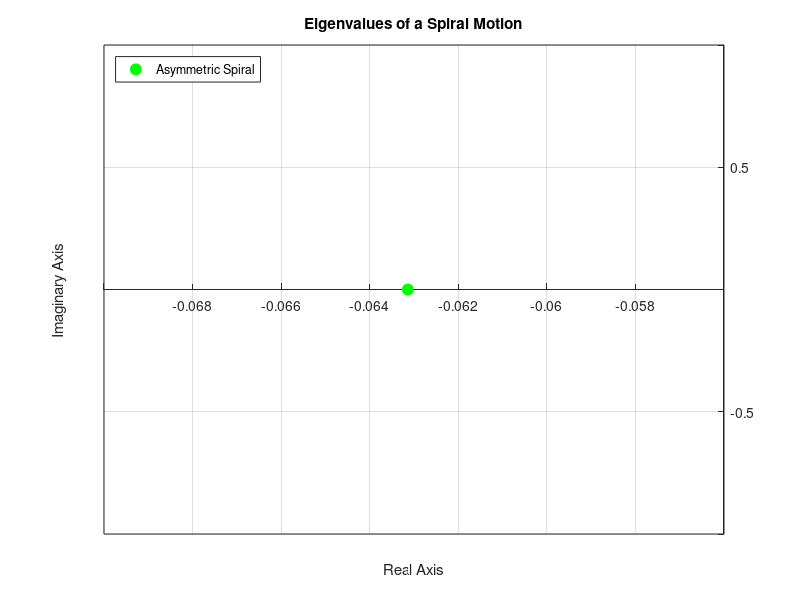
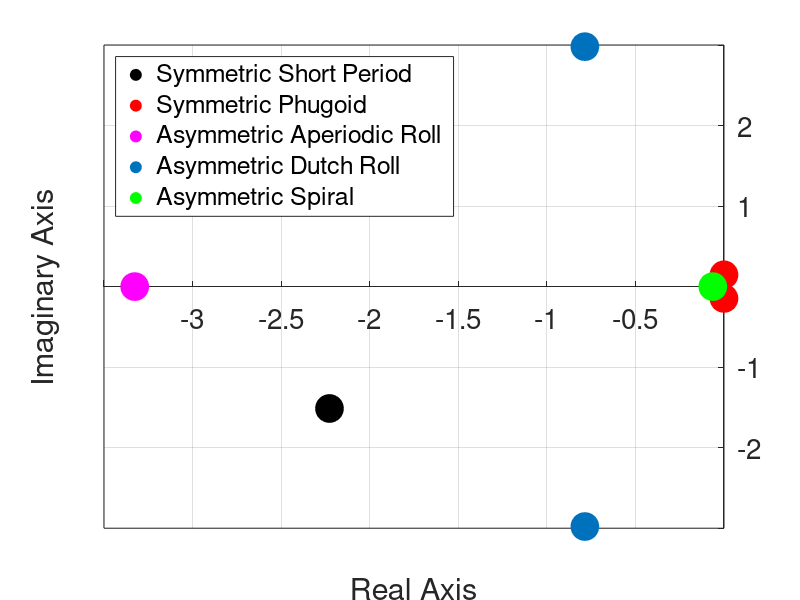

Source code (MATLAB) for these figures, in order:
clc; clear all; 
close all

%Sources used:
%Lectures Flight Dynamic// AE3212-I
%Airplane Design 1985, J.Roskam
%Flight Dynamics 2013, J.A. Mulder / W.H.J.J. van Staveren / J.C. van der Vaart / E. de Weerdt /
%C.C. de Visser / A.C. in �t Veld / E. Mooij

%%Inputs
%CRUISE CONDITIONS FOR ALL MANEUVERS 

% Ix = 55229.17/1.3; %Moment of inertia around x-axis [kg*m^2] ????
% Iy = Ix/2.; %Moment of inertia around y-axis [kg*m^2] ???? 4909
% Iz = 58139.42/1.3; %Moment of inertia around z-axis [kg*m^2] ????
% Ixz = 627.60; %Moment of inertia around xz-plane [kg*m^2] ????


Ix = 3111.17; %Moment of inertia around x-axis [kg*m^2] ????
Iy = 4169; %Moment of inertia around y-axis [kg*m^2] ???? 4909
Iz = 6452; %Moment of inertia around z-axis [kg*m^2] ????
Ixz = 400.60; %Moment of inertia around xz-plane [kg*m^2] ????
C_la= 6.78; %Lift curve slope, taken from data sheet provided by Martin dCl/dalpha[1/rad]  ????
S= 9.52; %Wing surface area [m^2] ???? STAN1
c= 1.036; %Mean aerodynamic chord [m] ???? STAN
b= 9.76; %Wing span [m]         % STAN ????
A = 10; %Aspect ratio [-]
g= 9.81; %Gravitational acceleration [m/s^2]
m = 1435. ;%mass [kg}
W = m*g; %Weight [N]
V = 92.6; %Cruise velocity  [m/s] 
C_L = 0.35;% Lift coefficient at 0 deg AoA and -2 deg incidence [-]
rho = 0.966632; %Density at 2400m altitude [kg/m^3]
C_D = 0.0294; %Drag coefficient of the aircraft [-]
T_p = 180000.; %Thrust of the propuslive system [N] , as taken from Vlado
T_c = T_p/(0.5*rho*V^2*S); %Thrust coefficient of the propulsive system [-]
% T_c = -C_D
mu_c=m./(rho*S*c); %Dimesional parameter for symmetric motion 
mu_b=m./(rho*S*b); %Dimesional parameter for asymmetric motion 
Kx2 = (Ix/(rho*S*b^3))/mu_b; % Non-dimesional moment of inertia around x axis [kg*m^2]
Ky2 = (Iy/(rho*S*c^3))/mu_c; % Non-dimenstional moment of inertia around y axis [kg*m^2]
Kz2 = (Iz/(rho*S*b^3))/mu_b; %Non-dimensional moment of inertia around z axis [kg*m^2]
Kxz = (Ixz/(rho*S*b^3))/mu_b;%Non-dimensional moment of inertia around in the xz plane [kg*m^2]
e = 0.82; %Assumed oswald efficiency factor
H = 2400; %Cruise altitude [m]
de_da = 0.378; %Total downwash gradient [-]
Sh = 2.3347; %Surface area of horizontal tail [m^2]
lh = 4.3; %Distance between the aerodynamic center of the wing and the aerodynamic center of the horizontal tail [m]
Vh_V = sqrt(0.85); % Velocity ratio of horizontal tail to wing [-]
C_nha = 5.69; %Lift curve slope of horizontal tail, extrapolated from data by Martin [-]

% % % Derivatives for symmetric flight OUR
alpha_0 = 1.03*pi/180;
i_p = -0.57*pi/180;
T_c = C_D
C_x0 = -C_D + T_c; %Coefficient of X-force in X-direction in equilibrium condition
C_z0 = -C_L - C_D*(alpha_0 + i_p); %Coefficient of Z-force in Z-direction in equilibrium condition
C_xu = -0.001; %-0.001 .  -0.0279; % Derivative of coefficient of X-force in X-direction with respect to velocity
C_zu =  -2.*C_L + C_D*(-(alpha_0 + i_p)); %-0.3762;% Derivative of coefficient of Z-force in Z-direction with respect to velocity
C_mu = 0.0;%0.0699; % Derivative of the pitching moment coefficient with respect to velocity
C_xa =  C_L*(1-(2.*C_la)/(pi*A*e)); %-0.4797; % Derivative of coefficient of X-force in X-direction with respect to angle of attack
C_za = -C_la - C_D; %-5.7434;% Derivative of coefficient of Z-force in Z-direction with respect to angle of attack
C_ma =  -0.37; %-0.66-0.5626; % Derivative of the pitching moment coefficient with respect to angle of attack, from data by Martin
C_zq = -2.*C_la/1.66*Vh_V^2*(Sh*lh)/(S*c)  ; %-5.6629; % Derivative of coefficient of Z-force in Z-direction with respect to pitching velocity
C_mq =   -1.15*C_la/1.66*Vh_V^2*(Sh*lh^2)/(S*c^2); %-8.7941; % Derivative of the pitching moment coefficient with respect to pitching velocity
% C_zq = C_mq*1.03/(1.1*lh)
C_zar = -C_la/1.66*de_da*Vh_V^2*(Sh*lh)/(S*c) ; %-0.0035; % Derivative of coefficient of Z-force in Z-direction with respect to the change in the angle of attack
C_mar = -C_la/1.66*de_da*Vh_V^2*(Sh*lh^2)/(S*c^2) ; %0.1780; % Derivative of the pitching moment coefficient with respect to the change in the angle of attack



% % 
% % % % Derivatives for symmetric flight SLAVENKA
% % C_x0 = -C_D + T_c; %Coefficient of X-force in X-direction in equilibrium condition
% % C_z0 = -C_L; %Coefficient of Z-force in Z-direction in equilibrium condition
% % C_xu = -2.*C_D; %-0.0279; % Derivative of coefficient of X-force in X-direction with respect to velocity
% % C_zu =  -2.*C_L ; %-0.3762;% Derivative of coefficient of Z-force in Z-direction with respect to velocity
% % C_mu = 0.0;%0.0699; % Derivative of the pitching moment coefficient with respect to velocity
% % C_xa =  C_L*(1-(2.*C_la)/(pi*A*e)); %-0.4797; % Derivative of coefficient of X-force in X-direction with respect to angle of attack
% % C_za = -C_la - C_D; %-5.7434;% Derivative of coefficient of Z-force in Z-direction with respect to angle of attack
% % C_ma =  -0.37 ; %-0.5626; % Derivative of the pitching moment coefficient with respect to angle of attack, from data by Martin
% % C_zq = -2.*C_nha*Vh_V^2*(Sh*lh)/(S*c)  ; %-5.6629; % Derivative of coefficient of Z-force in Z-direction with respect to pitching velocity
% % C_mq =   -1.15*C_nha*Vh_V^2*(Sh*lh^2)/(S*c^2); %-8.7941; % Derivative of the pitching moment coefficient with respect to pitching velocity
% % C_zar = -0.2*de_da*Vh_V^2*(Sh*lh)/(S*c) ; %-0.0035; % Derivative of coefficient of Z-force in Z-direction with respect to the change in the angle of attack
% % C_mar = -0.2*de_da*Vh_V^2*(Sh*lh^2)/(S*c^2) ; %0.1780; % Derivative of the pitching moment coefficient with respect to the change in the angle of attack





%Derivatives for asymmetric flight SLAVENKA
%Taken from cessna citation II as a reference aicraft with similar
%geometry,since 3D simulations required for correct derivatives
C_yb = -0.75; % Derivative of coefficient of the Y-force in Y-direction with resprect to the sideslip angle
C_lb = -0.1026;% Derivative of the rolling moment coefficient with respect to the sideslip angle
C_nb =  0.1348;% Derivative of the yawing moment coefficient with respect to the sideslip angle
C_nbr =  0.0; % Derivative of the yawing moment coefficient with respect to the change in the sideslip angle
C_yp = -0.0304;% Derivative of coefficient of the Y-force in Y-direction with resprect to the rolling velocity
C_lp = -0.7108;% Derivative of the rolling moment coefficient with respect to rolling velocity
C_np = -0.0602; % Derivative of the yawing moment coefficient with respect to the rolling velocity
C_yr = 0.8495; % Derivative of coefficient of the Y-force in Y-direction with resprect to the yawing velocity
C_lr = 0.2376; % Derivative of the rolling moment coefficient with respect to yawing velocity
C_nr = -0.2061;% Derivative of the yawing moment coefficient with respect to the yawing velocity



%Derivatives for asymmetric flight OUR VALUES CORRECT for METERS PLUS PLUS
%Taken from cessna citation II as a reference aicraft with similar
%geometry,since 3D simulations required for correct derivatives
C_yb = -0.756; % Derivative of coefficient of the Y-force in Y-direction with resprect to the sideslip angle
C_lb = -0.15378;% Derivative of the rolling moment coefficient with respect to the sideslip angle
C_nb =  +0.163;% Derivative of the yawing moment coefficient with respect to the sideslip angle
C_nbr =  0.0; % Derivative of the yawing moment coefficient with respect to the change in the sideslip angle ??????
C_yp = -0.015;% Derivative of coefficient of the Y-force in Y-direction with resprect to the rolling velocity
C_lp = -0.51;% Derivative of the rolling moment coefficient with respect to rolling velocity
C_np = -0.012; % Derivative of the yawing moment coefficient with respect to the rolling velocity
% C_yr = 0.8495; % Derivative of coefficient of the Y-force in Y-direction with resprect to the yawing velocity
C_lr = 0.1; % Derivative of the rolling moment coefficient with respect to yawing velocity
C_nr = -0.428;% Derivative of the yawing moment coefficient with respect to the yawing velocity


% % Derivatives for asymmetric flight OUR VALUES CORRECT for FEET MINUS
% MINUS
% % Taken from cessna citation II as a reference aicraft with similar
% % geometry,since 3D simulations required for correct derivatives
C_yb = -0.756; % Derivative of coefficient of the Y-force in Y-direction with resprect to the sideslip angle
C_lb = -0.15378;% Derivative of the rolling moment coefficient with respect to the sideslip angle
C_nb =  +0.154;% Derivative of the yawing moment coefficient with respect to the sideslip angle
C_nbr =  0.0; % Derivative of the yawing moment coefficient with respect to the change in the sideslip angle ??????
C_yp = -0.012;% Derivative of coefficient of the Y-force in Y-direction with resprect to the rolling velocity
C_lp = -0.51;% Derivative of the rolling moment coefficient with respect to rolling velocity
C_np = -0.012; % Derivative of the yawing moment coefficient with respect to the rolling velocity
C_yr = 0.8495; % Derivative of coefficient of the Y-force in Y-direction with resprect to the yawing velocity
C_lr = 0.1; % Derivative of the rolling moment coefficient with respect to yawing velocity
C_nr = -0.428;% Derivative of the yawing moment coefficient with respect to the yawing velocity


%%
disp("1: Short Period")
disp("2: Phugoid")
disp("3: Aperiodic Roll")
disp("4: Dutch Roll")
disp("5: Spiral")
prompt=input('Manuevre: ');

%% Short Oscillation
if prompt==1
    %slide 50
    disp('Short Period: ')
    short_period=[2*mu_c*Ky2*(2*mu_c-C_zar), -2*mu_c*Ky2*C_za-(2*mu_c+C_zq)*C_mar-(2*mu_c-C_zar)*C_mq,...
        C_za*C_mq-(2*mu_c+C_zq)*C_ma];
    root_short=roots(short_period);
    root_short=root_short*V/c;
    %Frequency, Period and Oscillations
    w0=sqrt(real(root_short(1)).^(2)+imag(root_short(1)).^(2))*V/c;
    big_zeta=-real(root_short(1))./sqrt(real(root_short(1)).^(2)+imag(root_short(1)).^(2));
    wn=w0*sqrt(1-big_zeta.^(2));
    P=2*pi./wn;
    T12=-0.693/real(root_short(1))*c/V;
    C12=-0.11*(imag(root_short(1))./real(root_short(1)));
    
    X1 = [real(root_short(1));real(root_short(2))];
    YMatrix1 = [imag(root_short(1)),imag(root_short(2))];
    figure1 = figure;
    axes1 = axes('Parent',figure1);
    hold(axes1,'on');
    plot(X1,YMatrix1,'DisplayName','Symmetric Short Period','MarkerFaceColor',[1 1 0],'MarkerEdgeColor',[1 1 0],...
    'MarkerSize',8,...
    'Marker','o',...
    'LineStyle','none',...
    'Color',[1 0 0]);
    xlabel('Real Axis');
    title('Eigenvalues of a Short Period Motion');
    ylabel('Imaginary Axis');
    box(axes1,'on');
    grid(axes1,'on');
    set(axes1,'XAxisLocation','origin','YAxisLocation','origin')
    legend1 = legend(axes1,'show');
    set(legend1,'Location','northwest');
    
    
end
%% Phugoid
if prompt==2
    disp('Phugoid: ')
    phugoid=[-4.*mu_c.^(2), 2.*mu_c.*C_xu, -C_zu.*C_z0];
    root_phugoid=roots(phugoid);
    root_phugoid=root_phugoid*V/c;
    %Frequency, Period and Oscillations
    w0=sqrt(real(root_phugoid(1)).^(2)+imag(root_phugoid(1)).^(2))*V/c;
    big_zeta=-real(root_phugoid(1))./sqrt(real(root_phugoid(1)).^(2)+imag(root_phugoid(1)).^(2));
    wn=w0*sqrt(1-big_zeta.^(2));
    P=2*pi./wn;
    T12=-0.693/real(root_phugoid(1))*c./V;
    C12=-0.11*(imag(root_phugoid(1))./real(root_phugoid(1)));
    
    X2 = [real(root_phugoid(1));real(root_phugoid(2))];
    YMatrix2 = [imag(root_phugoid(1)),imag(root_phugoid(2))];
    figure1 = figure;
    axes1 = axes('Parent',figure1);
    hold(axes1,'on');
    plot(X2,YMatrix2,'DisplayName','Symmetric Phugoid','MarkerFaceColor',[1 0 0],'MarkerSize',8,'Marker','o',...
    'LineStyle','none',...
    'Color',[1 0 0]); 
    xlabel('Real Axis');
    title('Eigenvalues of a Phugoid Motion');
    ylabel('Imaginary Axis');
    box(axes1,'on');
    grid(axes1,'on');
    set(axes1,'XAxisLocation','origin','YAxisLocation','origin')
    legend1 = legend(axes1,'show');
    set(legend1,'Location','northwest');
end
%% Aperiodic roll
if prompt==3
    disp('Aperiodic roll: ')
    aperiodic_roll=C_lp./(4*mu_b*Kx2);
    aperiodic_roll = aperiodic_roll*V./b;
    % Time for damp
    T12=-0.693./aperiodic_roll*b./V;
    
    X3 = [real(aperiodic_roll(1))];
    YMatrix3 = [0];
    figure1 = figure;
    axes1 = axes('Parent',figure1);
    hold(axes1,'on');
    plot(X3,YMatrix3,'DisplayName','Asymmetric Aperiodic Roll','MarkerFaceColor',[0 1 1],'MarkerEdgeColor',[0 1 1],...
    'MarkerSize',8,...
    'Marker','o',...
    'LineStyle','none',...
    'Color',[1 0 0]);
    xlabel('Real Axis');
    title('Eigenvalues of a Aperiodic Roll Motion');
    ylabel('Imaginary Axis');
    box(axes1,'on');
    grid(axes1,'on');
    set(axes1,'XAxisLocation','origin','YAxisLocation','origin')
    legend1 = legend(axes1,'show');
    set(legend1,'Location','northwest');
end
%% Dutch roll
if prompt==4
    disp('Dutch roll: ')
    dutch_roll=[8*mu_b.^(2)*Kz2, -2*mu_b*(C_nr+2*Kz2*C_yb), 4*mu_b*C_nb+C_yb*C_nr];
    root_dutch=roots(dutch_roll);
    root_dutch = root_dutch.*V./b;
    % Period, Frequency Time damping
    w0=sqrt(real(root_dutch(1)).^(2)+imag(root_dutch(1)).^(2))*V/c;
    big_zeta=-real(root_dutch(1))./sqrt(real(root_dutch(1)).^(2)+imag(root_dutch(1)).^(2));
    wn=w0*sqrt(1-big_zeta.^(2));
    P=2*pi./wn;
    T12=-0.693/real(root_dutch(1))*b/V;
    C12=-0.11*(imag(root_dutch(1))./real(root_dutch(1))); 
    
    X4 = [real(root_dutch(1));real(root_dutch(2))];
    YMatrix4 = [imag(root_dutch(1)),imag(root_dutch(2))];
    figure1 = figure;
    axes1 = axes('Parent',figure1);
    hold(axes1,'on');
    plot(X4,YMatrix4,'DisplayName','Asymmetric Dutch Roll','MarkerFaceColor',[0 0.447058826684952 0.74117648601532],...
    'MarkerEdgeColor',[0 0.447058826684952 0.74117648601532],...
    'MarkerSize',8,...
    'Marker','o',...
    'LineStyle','none',...
    'Color',[1 0 0]);
    xlabel('Real Axis');
    title('Eigenvalues of a Dutch Roll Motion');
    ylabel('Imaginary Axis');
    box(axes1,'on');
    grid(axes1,'on');
    set(axes1,'XAxisLocation','origin','YAxisLocation','origin')
    legend1 = legend(axes1,'show');
    set(legend1,'Location','northwest');
end
%% Spiral 
if prompt==5
    disp('Spiral eigenvalue: ')
    root_spiral=(2*C_L*(C_lb*C_nr-C_nb*C_lr))./(C_lp*(C_yb*C_nr+4*mu_b*C_nb)-C_np*(C_yb*C_lr+4*mu_b*C_lb));
    root_spiral = root_spiral*V./b;
    disp('Spiral Numerator >0 is convergence');  
    (2*C_L*(C_lb*C_nr-C_nb*C_lr))
    disp('Numerator negative,spiral is unstable');
    % Time damping period
    T12=abs(-0.693/real(root_spiral)*b/V);
    
    X5 = [real(root_spiral(1))];
    YMatrix5 = [0];
    figure1 = figure;
    axes1 = axes('Parent',figure1);
    hold(axes1,'on');
    plot(X5,YMatrix5,'DisplayName','Asymmetric Spiral','MarkerFaceColor',[0 1 0],'MarkerEdgeColor',[0 1 0],...
    'MarkerSize',8,...
    'Marker','o',...
    'LineStyle','none',...
    'Color',[1 0 0]);
    xlabel('Real Axis');
    title('Eigenvalues of a Spiral Motion');
    ylabel('Imaginary Axis');
    box(axes1,'on');
    grid(axes1,'on');
    set(axes1,'XAxisLocation','origin','YAxisLocation','origin')
    legend1 = legend(axes1,'show');
    set(legend1,'Location','northwest');
end

%PLOT ALL MOTIONS ON A SINGLE
%GRAPH-----------------------------------------------------------------------------------------------
short_period=[2*mu_c*Ky2*(2*mu_c-C_zar), -2*mu_c*Ky2*C_za-(2*mu_c+C_zq)*C_mar-(2*mu_c-C_zar)*C_mq,...
    C_za*C_mq-(2*mu_c+C_zq)*C_ma];
root_short=roots(short_period);
root_short=root_short*V/c;

phugoid=[-4.*mu_c.^(2), 2.*mu_c.*C_xu, -C_zu.*C_z0];
root_phugoid=roots(phugoid);
root_phugoid=root_phugoid*V/c;

aperiodic_roll=C_lp./(4*mu_b*Kx2);
aperiodic_roll = aperiodic_roll*V./b;

dutch_roll=[8*mu_b.^(2)*Kz2, -2*mu_b*(C_nr+2*Kz2*C_yb), 4*mu_b*C_nb+C_yb*C_nr];
root_dutch=roots(dutch_roll);
root_dutch = root_dutch.*V./b;

root_spiral=(2*C_L*(C_lb*C_nr-C_nb*C_lr))./(C_lp*(C_yb*C_nr+4*mu_b*C_nb)-C_np*(C_yb*C_lr+4*mu_b*C_lb));
root_spiral = root_spiral*V./b;

X1 = [real(root_short(1));real(root_short(2))];
YMatrix1 = [imag(root_short(1)),imag(root_short(2))];
X2 = [real(root_phugoid(1));real(root_phugoid(2))];
YMatrix2 = [imag(root_phugoid(1)),imag(root_phugoid(2))];
X3 = [real(aperiodic_roll(1))];
YMatrix3 = [0];
X4 = [real(root_dutch(1));real(root_dutch(2))];
YMatrix4 = [imag(root_dutch(1)),imag(root_dutch(2))];
X5 = [real(root_spiral(1))];
YMatrix5 = [0];

figure1 = figure('Color',[1 1 1]);
axes1 = axes('Parent',figure1);
hold(axes1,'on');

sizeN = 20;
plot(X1,YMatrix1,'DisplayName','Symmetric Short Period','MarkerFaceColor',[0.0 0.0 0.0],'MarkerEdgeColor',[0.0 0.0 0.0],...
    'MarkerSize',sizeN,...
    'Marker','o',...
    'LineStyle','none',...
    'Color',[1 0 0]); hold on;
plot(X2,YMatrix2,'DisplayName','Symmetric Phugoid','MarkerFaceColor',[1 0 0],'MarkerSize',sizeN,'Marker','o',...
    'LineStyle','none',...
    'Color',[1 0 0]); hold on;
plot(X3,YMatrix3,'DisplayName','Asymmetric Aperiodic Roll','MarkerFaceColor',"Magenta",'MarkerEdgeColor',"Magenta",...
    'MarkerSize',sizeN,...
    'Marker','o',...
    'LineStyle','none',...
    'Color',[1 0 0]); hold on;
plot(X4,YMatrix4,'DisplayName','Asymmetric Dutch Roll','MarkerFaceColor',[0 0.447058826684952 0.74117648601532],...
    'MarkerEdgeColor',[0 0.447058826684952 0.74117648601532],...
    'MarkerSize',sizeN,...
    'Marker','o',...
    'LineStyle','none',...
    'Color',[1 0 0]); hold on;
plot(X5,YMatrix5,'DisplayName','Asymmetric Spiral','MarkerFaceColor',[0 1 0],'MarkerEdgeColor',[0 1 0],...
    'MarkerSize',sizeN,...
    'Marker','o',...
    'LineStyle','none',...
    'Color',[1 0 0]);

xlabel('Real Axis');
% title('Eigenvalues');
ylabel('Imaginary Axis');
box(axes1,'on');
grid(axes1,'on');
set(axes1,'XAxisLocation','origin','YAxisLocation','origin')
legend1 = legend(axes1,'show');
set(legend1,'Location','northwest');
set(gca, "FontSize",sizeN)
%----------------------------------------------------------------------------------------------------------------
